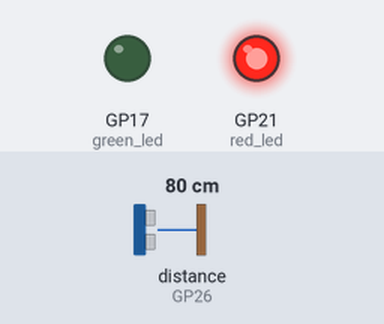
A program run on a simulated Raspberry Pi Pico running MicroPython. Shown: output pins drawn as LEDs (lit = HIGH). Wiring (from the project's diagram.json): green LED on GP17, red LED on GP21. The inputs (shaded band) are chosen by the test bench; at power-on: distance to the obstacle (sensor on GP26) 80 cm. The echo pulse lasts 58.3 µs per cm; pins used as bus, display or sensor lines are not drawn.

Above: at 1.2 s.
1.3 s: distance to the obstacle (sensor on GP26) set to 197 cm
3.2 s: distance to the obstacle (sensor on GP26) set to 205 cm
At 4.8 s:
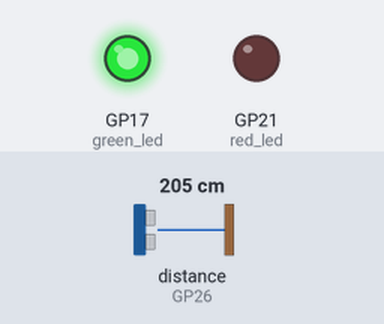
5.5 s: distance to the obstacle (sensor on GP26) set to 2 cm
At 6.9 s:
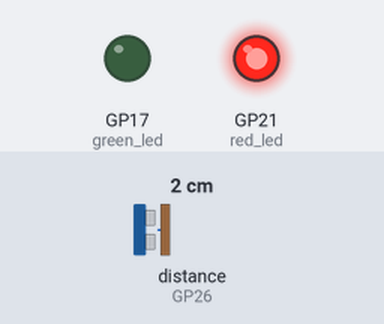
7.5 s: distance to the obstacle (sensor on GP26) set to 250 cm
At 8.9 s:
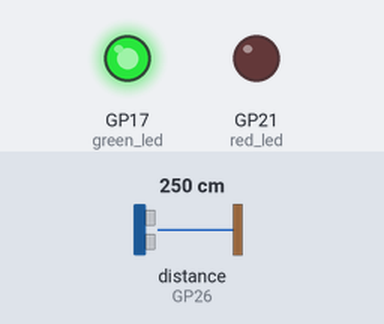
Timing chart, 0 to 10.5 s (numbered marks = the images above; inputs shaded):
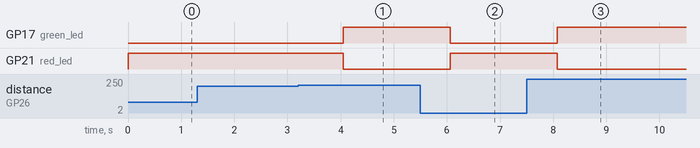

The program:

main.py
```python
# Import all relevant libraries here

from machine import Pin, time_pulse_us
from time import sleep_us, sleep

# Define the GPIO pin numbers for the trigger and echo pins
TRIGGER_PIN = 27
ECHO_PIN = 26
RED_LED_PIN = 21
GREEN_LED_PIN = 17

# Initialize trigger and echo pins
trigger = Pin(TRIGGER_PIN, Pin.OUT)
echo = Pin(ECHO_PIN, Pin.IN)
red_led = Pin(RED_LED_PIN, Pin.OUT)
green_led = Pin(GREEN_LED_PIN, Pin.OUT)

# Define safe distance
safe_distance = 200

def measure_distance():
    # Ensure trigger is low initially
    trigger.low()
    sleep_us(2)

    # Send a 10 microsecond pulse to the trigger pin
    trigger.high()
    sleep_us(10)
    trigger.low()

    # Measure the duration of the echo pulse (in microseconds)
    pulse_duration = time_pulse_us(echo, Pin.high)

    # Calculate the distance (in centimeters) using the speed of sound (343 m/s)
    distance = pulse_duration * 0.0343 / 2
    return distance

def main():
    green_led.on()
    while True:
        # Measure the distance and print the value in centimeters
        distance = measure_distance()
        if round(distance,2) < safe_distance:
            green_led.off()
            red_led.on()
        elif round(distance,2) >= safe_distance:
            red_led.off()
            green_led.on()
        # print("Distance: {:.2f} cm".format(distance))

        # Wait for 1 second before taking the next measurement
        sleep(1)

if __name__ == "__main__":
    main()
```

Measured:
- the behaviour switches between 200 and 201 cm on distance to the obstacle (sensor on GP26) (found by bisection; images 0 and 1)
- after the input at 1.3 s, every drawn part: stays the same
- after the input at 3.2 s, GP17 (green_led): LOW → HIGH after 0.85 s; GP21 (red_led): HIGH → LOW after 0.85 s
- after the input at 5.5 s, GP17 (green_led): HIGH → LOW after 0.56 s; GP21 (red_led): LOW → HIGH after 0.56 s
- after the input at 7.5 s, GP17 (green_led): LOW → HIGH after 0.58 s; GP21 (red_led): HIGH → LOW after 0.58 s
